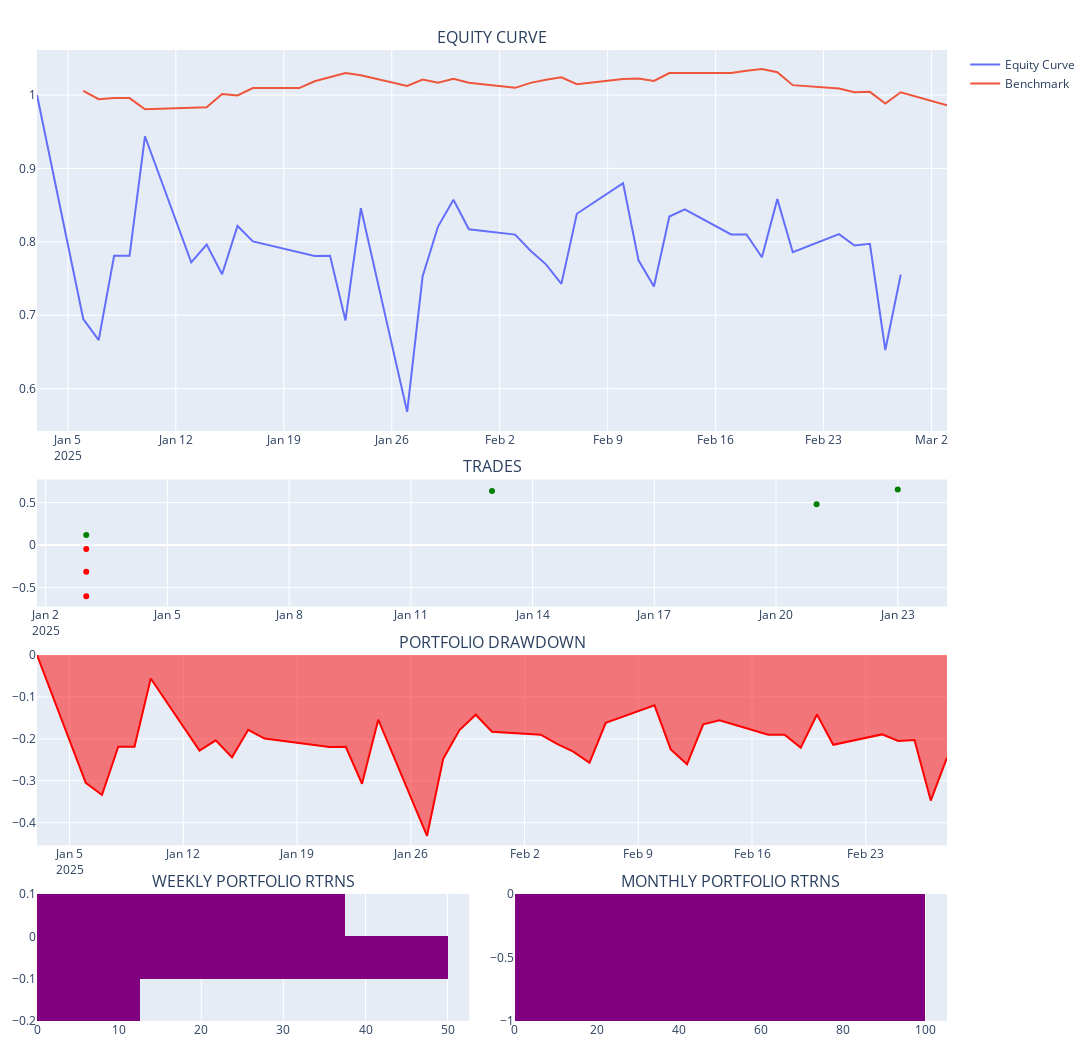

This figure's notebook cell:
### Code cell
# objects[11]['TEST_RESULT']['BACKTESTER'].plot_portfolio()
key = 12
eq = objects[key]['TEST_RESULT']['BACKTESTER']._equity
trades = objects[key]['TEST_RESULT']['BACKTESTER'].trades
transactions = objects[key]['TEST_RESULT']['BACKTESTER'].transactions
ob = objects[key]['TEST_RESULT']['BACKTESTER']
ob.plot_portfolio()

### Figure 1 — Plotly figure (JSON) as saved in the notebook; plotly's stock layout.template omitted (floating-point values rounded to 4 significant figures)
{"data": [{"name": "Equity Curve", "showlegend": true, "type": "scatter", "x": ["2025-01-03T00:00:00", "2025-01-06T00:00:00", "2025-01-07T00:00:00", "2025-01-08T00:00:00", "2025-01-09T00:00:00", "2025-01-10T00:00:00", "2025-01-13T00:00:00", "2025-01-14T00:00:00", "2025-01-15T00:00:00", "2025-01-16T00:00:00", "2025-01-17T00:00:00", "2025-01-20T00:00:00", "2025-01-21T00:00:00", "2025-01-22T00:00:00", "2025-01-23T00:00:00", "2025-01-24T00:00:00", "2025-01-27T00:00:00", "2025-01-28T00:00:00", "2025-01-29T00:00:00", "2025-01-30T00:00:00", "2025-01-31T00:00:00", "2025-02-03T00:00:00", "2025-02-04T00:00:00", "2025-02-05T00:00:00", "2025-02-06T00:00:00", "2025-02-07T00:00:00", "2025-02-10T00:00:00", "2025-02-11T00:00:00", "2025-02-12T00:00:00", "2025-02-13T00:00:00", "2025-02-14T00:00:00", "2025-02-17T00:00:00", "2025-02-18T00:00:00", "2025-02-19T00:00:00", "2025-02-20T00:00:00", "2025-02-21T00:00:00", "2025-02-24T00:00:00", "2025-02-25T00:00:00", "2025-02-26T00:00:00", "2025-02-27T00:00:00", "2025-02-28T00:00:00"], "xaxis": "x", "y": [1.0, 0.6949, 0.6661, 0.781, 0.781, 0.9438, 0.772, 0.7964, 0.7559, 0.8216, 0.8005, 0.7851, 0.7806, 0.781, 0.6929, 0.8458, 0.5683, 0.7527, 0.8208, 0.8574, 0.8171, 0.8099, 0.7879, 0.7693, 0.7428, 0.8382, 0.8799, 0.7749, 0.7391, 0.8345, 0.8443, 0.81, 0.81, 0.779, 0.8582, 0.7858, 0.8106, 0.7949, 0.7972, 0.6526, 0.7551], "yaxis": "y"}, {"name": "Benchmark", "showlegend": true, "type": "scatter", "x": ["2025-01-03T00:00:00", "2025-01-06T00:00:00", "2025-01-07T00:00:00", "2025-01-08T00:00:00", "2025-01-09T00:00:00", "2025-01-10T00:00:00", "2025-01-13T00:00:00", "2025-01-14T00:00:00", "2025-01-15T00:00:00", "2025-01-16T00:00:00", "2025-01-17T00:00:00", "2025-01-20T00:00:00", "2025-01-21T00:00:00", "2025-01-22T00:00:00", "2025-01-23T00:00:00", "2025-01-24T00:00:00", "2025-01-27T00:00:00", "2025-01-28T00:00:00", "2025-01-29T00:00:00", "2025-01-30T00:00:00", "2025-01-31T00:00:00", "2025-02-03T00:00:00", "2025-02-04T00:00:00", "2025-02-05T00:00:00", "2025-02-06T00:00:00", "2025-02-07T00:00:00", "2025-02-10T00:00:00", "2025-02-11T00:00:00", "2025-02-12T00:00:00", "2025-02-13T00:00:00", "2025-02-14T00:00:00", "2025-02-17T00:00:00", "2025-02-18T00:00:00", "2025-02-19T00:00:00", "2025-02-20T00:00:00", "2025-02-21T00:00:00", "2025-02-24T00:00:00", "2025-02-25T00:00:00", "2025-02-26T00:00:00", "2025-02-27T00:00:00", "2025-02-28T00:00:00", "2025-03-03T00:00:00"], "xaxis": "x", "y": [null, 1.006, 0.9944, 0.9958, 0.9958, 0.9806, 0.9822, 0.9835, 1.001, 0.9995, 1.01, 1.01, 1.019, 1.024, 1.03, 1.027, 1.013, 1.021, 1.017, 1.022, 1.017, 1.01, 1.017, 1.021, 1.024, 1.015, 1.022, 1.023, 1.019, 1.03, 1.03, 1.03, 1.033, 1.035, 1.031, 1.013, 1.009, 1.004, 1.004, 0.9883, 1.004, 0.9862], "yaxis": "y"}, {"customdata": [38, 19, 13, 89, 14, 7, 18, 7], "hovertemplate": "<b>%{text}</b><br><br>Date: %{x}<br>Size: %{customdata}<br>PnL: %{y}<br>", "marker": {"color": ["red", "red", "red", "green", "green", "green", "green", "green"]}, "mode": "markers", "name": "Ticker", "showlegend": false, "text": ["TSLA", "AAPL", "AMZN", "BA", "NFLX", "COST", "META", "SBUX"], "type": "scatter", "x": ["2025-01-03T00:00:00", "2025-01-03T00:00:00", "2025-01-03T00:00:00", "2025-01-03T00:00:00", "2025-01-03T00:00:00", "2025-01-13T00:00:00", "2025-01-21T00:00:00", "2025-01-23T00:00:00"], "xaxis": "x2", "y": [-0.6027, -0.3145, -0.04551, null, 0.12, 0.6364, 0.4792, 0.6527], "yaxis": "y2"}, {"fill": "tozeroy", "line": {"color": "red"}, "name": "Drawdown", "showlegend": false, "type": "scatter", "x": ["2025-01-03T00:00:00", "2025-01-06T00:00:00", "2025-01-07T00:00:00", "2025-01-08T00:00:00", "2025-01-09T00:00:00", "2025-01-10T00:00:00", "2025-01-13T00:00:00", "2025-01-14T00:00:00", "2025-01-15T00:00:00", "2025-01-16T00:00:00", "2025-01-17T00:00:00", "2025-01-20T00:00:00", "2025-01-21T00:00:00", "2025-01-22T00:00:00", "2025-01-23T00:00:00", "2025-01-24T00:00:00", "2025-01-27T00:00:00", "2025-01-28T00:00:00", "2025-01-29T00:00:00", "2025-01-30T00:00:00", "2025-01-31T00:00:00", "2025-02-03T00:00:00", "2025-02-04T00:00:00", "2025-02-05T00:00:00", "2025-02-06T00:00:00", "2025-02-07T00:00:00", "2025-02-10T00:00:00", "2025-02-11T00:00:00", "2025-02-12T00:00:00", "2025-02-13T00:00:00", "2025-02-14T00:00:00", "2025-02-17T00:00:00", "2025-02-18T00:00:00", "2025-02-19T00:00:00", "2025-02-20T00:00:00", "2025-02-21T00:00:00", "2025-02-24T00:00:00", "2025-02-25T00:00:00", "2025-02-26T00:00:00", "2025-02-27T00:00:00", "2025-02-28T00:00:00"], "xaxis": "x3", "y": [0, -0.3051, -0.3339, -0.219, -0.219, -0.05617, -0.228, -0.2036, -0.2441, -0.1784, -0.1995, -0.2149, -0.2194, -0.219, -0.3071, -0.1542, -0.4317, -0.2473, -0.1792, -0.1426, -0.1829, -0.1901, -0.2121, -0.2307, -0.2572, -0.1618, -0.1201, -0.2251, -0.2609, -0.1655, -0.1557, -0.19, -0.19, -0.221, -0.1418, -0.2142, -0.1894, -0.2051, -0.2028, -0.3474, -0.2449], "yaxis": "y3"}, {"histnorm": "percent", "marker": {"color": "purple"}, "showlegend": false, "type": "histogram", "xaxis": "x4", "y": [null, -0.05617, -0.1518, 0.05648, -0.03385, 0.02585, 0.007223, -0.06932, -0.039], "yaxis": "y4"}, {"histnorm": "percent", "marker": {"color": "purple"}, "showlegend": false, "type": "histogram", "xaxis": "x5", "y": [null, -0.07586], "yaxis": "y5"}], "layout": {"annotations": [{"font": {"size": 16}, "showarrow": false, "text": "EQUITY CURVE", "x": 0.5, "xanchor": "center", "xref": "paper", "y": 1.0, "yanchor": "bottom", "yref": "paper"}, {"font": {"size": 16}, "showarrow": false, "text": "TRADES", "x": 0.5, "xanchor": "center", "xref": "paper", "y": 0.5577, "yanchor": "bottom", "yref": "paper"}, {"font": {"size": 16}, "showarrow": false, "text": "PORTFOLIO DRAWDOWN", "x": 0.5, "xanchor": "center", "xref": "paper", "y": 0.3769, "yanchor": "bottom", "yref": "paper"}, {"font": {"size": 16}, "showarrow": false, "text": "WEEKLY PORTFOLIO RTRNS", "x": 0.2375, "xanchor": "center", "xref": "paper", "y": 0.1308, "yanchor": "bottom", "yref": "paper"}, {"font": {"size": 16}, "showarrow": false, "text": "MONTHLY PORTFOLIO RTRNS", "x": 0.7625, "xanchor": "center", "xref": "paper", "y": 0.1308, "yanchor": "bottom", "yref": "paper"}], "height": 1050, "hovermode": "x unified", "margin": {"b": 20, "l": 15, "r": 15, "t": 50}, "paper_bgcolor": "WHITE", "width": 1200, "xaxis": {"anchor": "y", "domain": [0, 1]}, "xaxis2": {"anchor": "y2", "domain": [0, 1]}, "xaxis3": {"anchor": "y3", "domain": [0, 1]}, "xaxis4": {"anchor": "y4", "domain": [0, 0.475]}, "xaxis5": {"anchor": "y5", "domain": [0.525, 1]}, "yaxis": {"anchor": "x", "domain": [0.6077, 1.0]}, "yaxis2": {"anchor": "x2", "domain": [0.4269, 0.5577]}, "yaxis3": {"anchor": "x3", "domain": [0.1808, 0.3769]}, "yaxis4": {"anchor": "x4", "domain": [0, 0.1308]}, "yaxis5": {"anchor": "x5", "domain": [0, 0.1308]}}}
